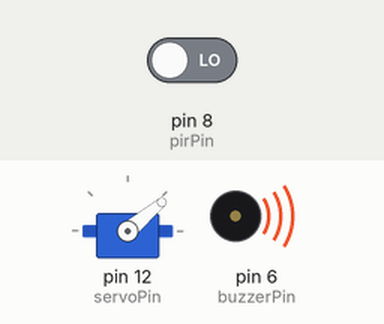
Simulated run of this sketch. Board: Arduino Uno, built with avr-gcc and run on an emulated ATmega328P. On the bench: servo, buzzer (waves = sounding). The inputs (shaded band) are chosen by the test bench; at power-on: pin 8 (pirPin) LOW. What the sketch prints to the serial monitor is not drawn.

Above: at 0.16 s.
At 19.77 s:
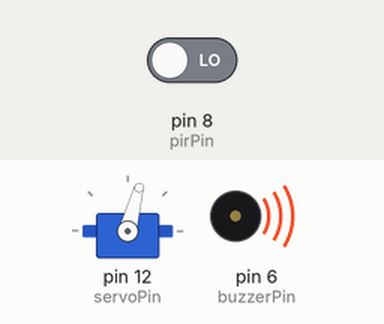
At 29.59 s:
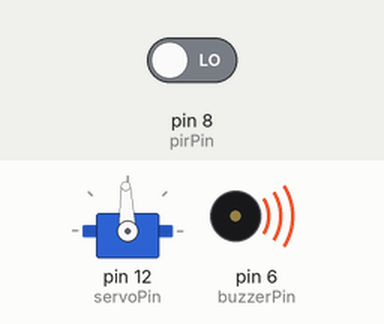
At 39.68 s:
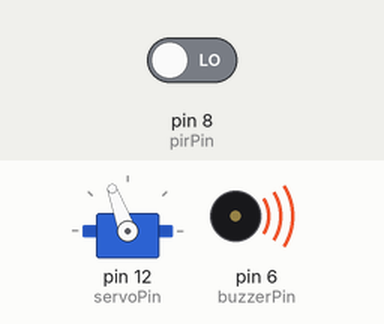
Timing chart, 0 to 40.0 s (numbered marks = the images above):
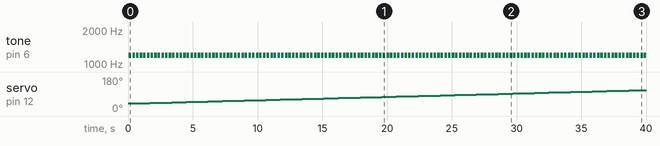

The sketch:

pirservobuzzerarduino.ino
```cpp
#include <Servo.h>
Servo servo;

const int pirPin = 8;
const int servoPin = 12;
const int buzzerPin = 6;

int aci = 40;
int yon = 1;

int onceki = LOW;

void setup() {
  pinMode(pirPin, INPUT);
  pinMode(buzzerPin, OUTPUT);

  servo.attach(servoPin);
  Serial.begin(9600);
  digitalWrite(buzzerPin, LOW);

}

void loop() {
  servo.write(aci);
  delay(60);

  int simdiki = digitalRead(pirPin);
  if(simdiki == HIGH || onceki == LOW){
    Serial.print("ALARM: ");
    Serial.print(aci);

    tone(buzzerPin, 1200);
    delay(200);
    noTone(buzzerPin);
    delay(100);
    tone(buzzerPin, 1200);
    delay(200);
    noTone(buzzerPin);
  }
  onceki = simdiki;
  aci += yon;
  if(aci >= 140){
    aci = 140;
    yon = -1;
  }
  if(aci<= 40){
    aci = 40;
    yon = 1;
  }
}
```

Measured:
- by itself, tone on pin 6 (buzzerPin): alternates 1200 Hz for 0.20 s and silent for 0.08 s
- by itself, servo on pin 12 (servoPin): moves from 40° to 111° over 39.2 s
